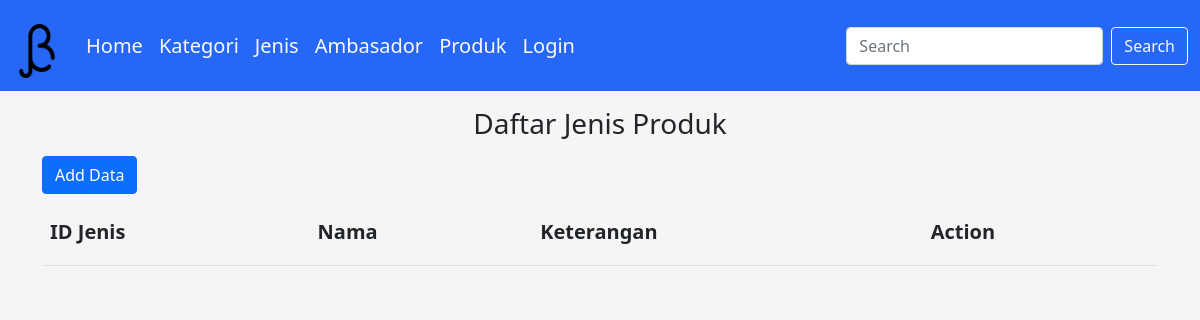
The page /jenis/ on the database as committed earlier.
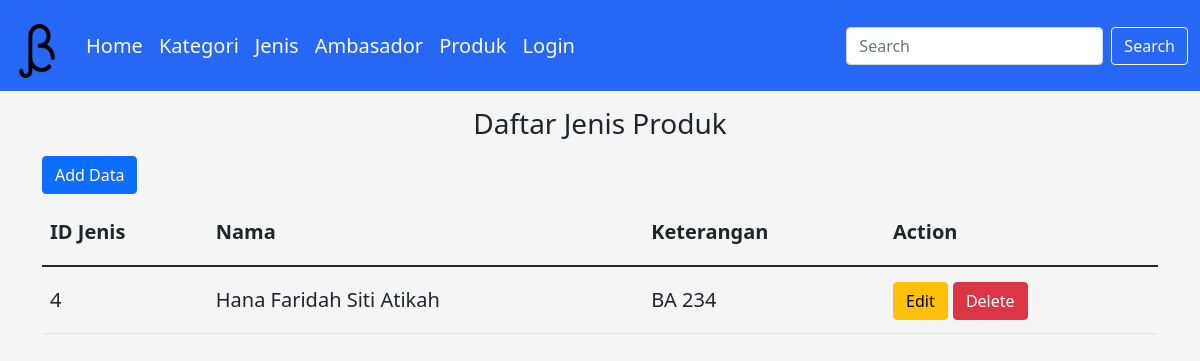
The same page on the database as committed later.
### dashboard/models.py (models this page shows, shortened)
class Jenis(models.Model):
    nama=models.CharField(max_length=50)
    ket = models.CharField(max_length=50)

### dashboard/views.py (the view)
# urls.py: path('jenis/', Jenis_View),
def Jenis_View(request):
    jeniss = Jenis.objects.all()
    title = "Data Jenis"
    konteks = {
        'jeniss': jeniss,
        'titlenya': title,
    }
    return render(request, 'tampil_jenis.html', konteks)

### templates/tampil_jenis.html (shortened to what this page needs)
{% extends 'base.html' %}
{% load static %}
{% block konten %}
<h3 class="text-center">Daftar Jenis Produk</h3>
<div class="container">
    <a href="/addjenis" class="btn btn-primary">Add Data</a>
    <table class="table table-bordered-sm">
        <thead>
            <tr>
                <th>ID Jenis</th>
                <th>Nama</th>
                <th>Keterangan</th>
                <th>Action</th>
            </tr>
        </thead>
        <tbody>
            {% for Jenis in jeniss %}
            <tr>
                <td>{{ Jenis.id }}</td>
                <td>{{ Jenis.nama }}</td>
                <td>{{ Jenis.ket }}</td>
                <td>
                    <a href="{% url 'ubah_jenis' Jenis.id %}" type="button" class="btn btn-warning">
                        Edit
                    </a>
                    <button type="button" class="btn btn-danger" data-bs-toggle="modal" data-bs-target="#del-{{ Jenis.id }}">
                        Delete
                    </button>
                </td>
            </tr>
            {% endfor %}
        </tbody>
    </table>
</div>
{% endblock %}

Rows that differ between the two databases and show on the page:
added Jenis: id "4", nama "Hana Faridah Siti Atikah", ket "BA 234"
